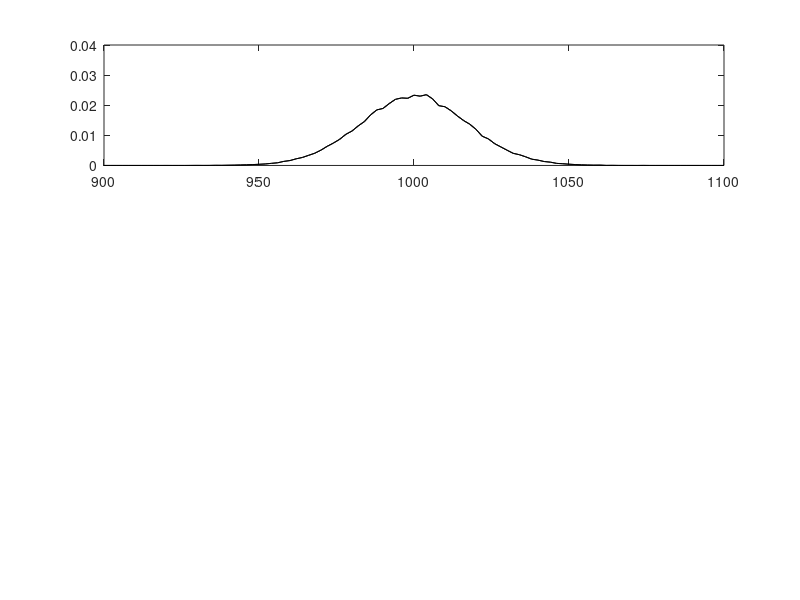

Write the MATLAB code that produced this figure. (Note: this script raises an error after producing the figure.)
% Chapter 1 Exercise 3
% Impact of disturbing noise on the regressor or input measurements
%
%
% Copyright: 
% Johan Schoukens, Rik Pintelon, and Yves Rolain 
% Vrije Universiteit Brussels, Pleinlaan 2, 1050 Brussels, Belgium
%
% 24 November 2010

clear all
NRepeat=100000              % Number of repeated experiments
NData=100                   % number of measurements in 1 experiment
iMax=0.01                   % maximum amplitude of the current
stdU=1                      % standard deviation noise on the voltage
stdIAll=iMax*[0:0.5:1]/10   % standard deviation noise on the current
R0=1000                     % exact value of the resistor

for r=length(stdIAll):-1:1  % loop over the std. dev. of the current
    stdI=stdIAll(r);
	for k=NRepeat:-1:1      % loop over the repeated experiments
        i=iMax*2*(rand(NData,1)-0.5);  % generate exact random current excitation
        uN=R0*i+stdU*randn(size(i));   % generate normaly disturbed output
        iN=i+stdI*randn(size(i));      % add noise to the current
        R1(k,r)=uN'*i/(i'*i);          % estimate R, no noise on current
        R2(k,r)=uN'*iN/(iN'*iN);       % estimate R, noise on current
    end
end

% estimate the pdf
BinWidth=2;               % set the parameters for the HIST call
X=[0:BinWidth:1100];
for k=1:3
    R1pdf(:,k)=hist(R1(:,k),X)/BinWidth/NRepeat;   % estimated pdf
    R2pdf(:,k)=hist(R2(:,k),X)/BinWidth/NRepeat;   % estimated pdf
end


% plot the results
FigNum=4;

figure(FigNum)
clf

for k=1:3
    subplot(3,1,k)
    plot(X,R2pdf(:,k),'k',X,R1pdf(:,k),'k')
    axis([900 1100 0 0.04])
    DG_SetFontSize(12)
    DG_SetTraceWidth(2,1,FigNum,k)
    DG_SetTraceWidth(1,2,FigNum,k)
    DG_SetTraceTint(30,1,FigNum,k)
    
end
subplot(3,1,1),title('pdf of the estimates')
subplot(3,1,3),xlabel('R')

% export the figures
% DG_Init4PDF(gcf, 4.5, 4.5/1.618/2);        % fixing the size, half standard height
% DG_MakePDF('FigIdent3Bis.pdf', gcf);

